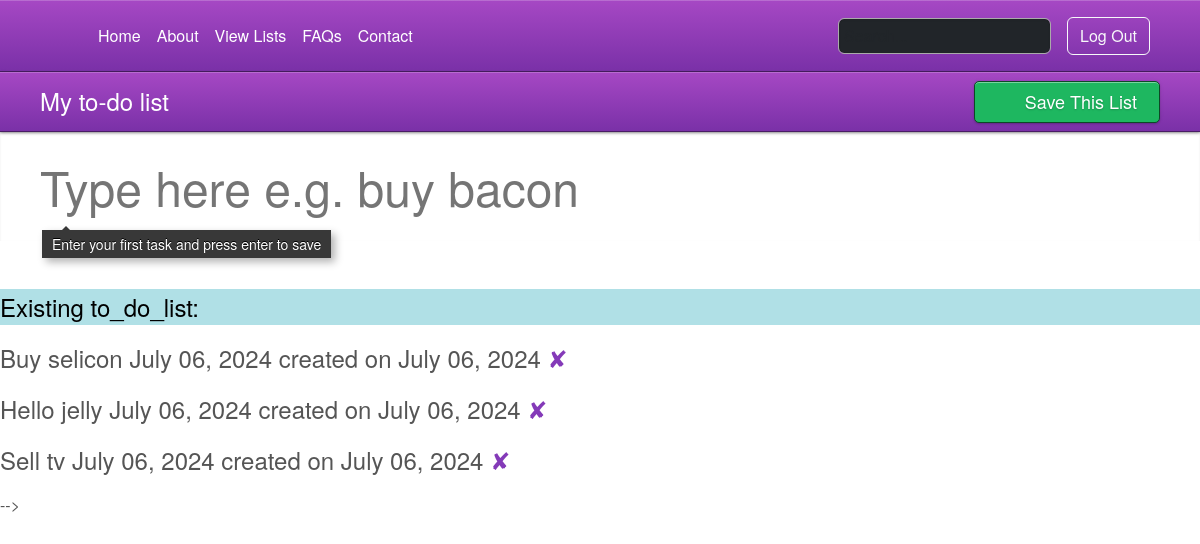
/ (signed in), run on the app's committed database.
### main.py (models this page shows)
class CreateTask(db.Model):
    __tablename__ = "new_tasks"
    id: Mapped[int] = mapped_column(Integer, primary_key=True)
    author_id: Mapped[int] = mapped_column(Integer, db.ForeignKey("users.id"))
    author = relationship("User", back_populates="tasks")
    title: Mapped[str] = mapped_column(String(250), nullable=True)
    date: Mapped[str] = mapped_column(String(250), nullable=True)
    task_date: Mapped[str] = mapped_column(String(250), nullable=True)

### main.py (the view, shortened to what this page needs)
@app.route('/', methods=["GET", "POST"])
def get_all_tasks():
    global list_of_tasks
    task_id = len(list_of_tasks)
    existing_tasks = []
    try:
        if int(current_user.id) > 0:
            result = db.session.execute(db.select(CreateTask).where(CreateTask.author_id == int(current_user.id)))
            all_tasks = result.scalars().all()
            existing_tasks = []
            for to_do in all_tasks:
                new_to_do = {
                    "id": to_do.id,
                    "title": to_do.title,
                    "task_date": to_do.task_date,
                    "date": to_do.date
                }
                existing_tasks.append(new_to_do)
    except AttributeError:
        pass
    return render_template("index.html", tasks=list_of_tasks, current_user=current_user, old_tasks=existing_tasks)

### main.py (called while the page is built)
@login_manager.user_loader
def load_user(user_id):
    return db.get_or_404(User, user_id)

### templates/index.html (shortened to what this page needs)
{% from "bootstrap/form.html" import render_form %}
{% include "header.html" %}
<html>
<header>
<h1><span data-bip-type="input" id="best_in_place_list_231236_name">My to-do list</span></h1>
<nav class="header-nav">
<ul>
<li>
<a class="btn-primary modal-toggle" href="{{ url_for('add_new_task') }}"><i class="icon-circle"></i> Save<b> This List</b></a>
</li>
</ul>
</nav>
</header>
<body>
<section>
<form class="new-list" action="{{ url_for('get_all_tasks') }}" accept-charset="UTF-8" method="post">
<input autofocus="autofocus" placeholder="Type here e.g. buy bacon" autocomplete="off" type="text" value="" name="description">
</form>
</section>
<br>
<br>
<section>
 {% if current_user.is_authenticated: %}
 {% if old_tasks is iterable:%}
 <h2 style="background-color:powderblue; color:black;">Existing to_do_list:</h2>
 {% for task in old_tasks %}
<h2>{{task.title}} {{task.task_date}} created on {{task.date}} <a href="{{url_for('delete_task', task_id=task.id) }}">✘</a></h2>
 {% endfor %}
 {% endif %}
 {% endif %}
</section>
</body>
</html>

### data on the page
CreateTask: title "Buy selicon", task_date "July 06, 2024", date "July 06, 2024"
CreateTask: title "Hello jelly", task_date "July 06, 2024", date "July 06, 2024"
CreateTask: title "Sell tv", task_date "July 06, 2024", date "July 06, 2024"
